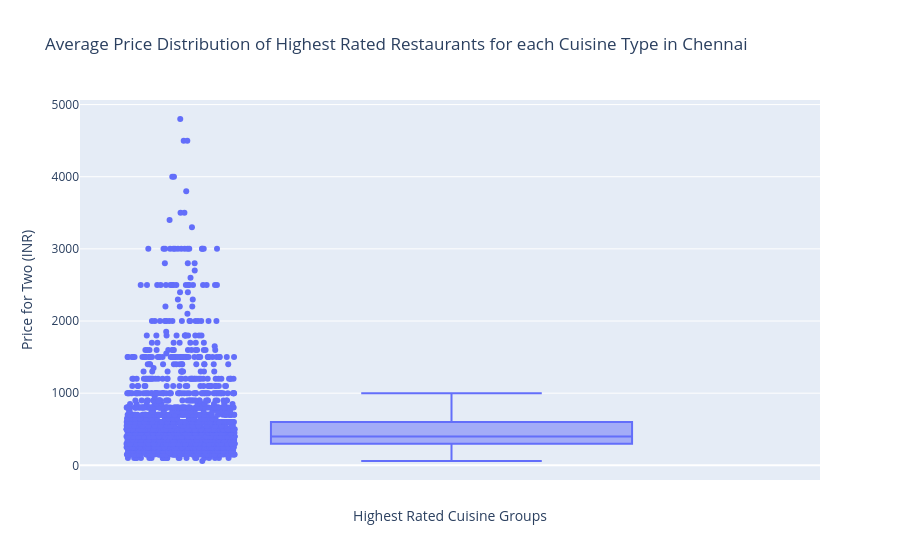

The code cell stored with this chart in its notebook:
### Code cell
# 4. Generate a simple box plot to show the cost distribution of these top-tier restaurants
fig = px.box(
    highest_rated_cuisine_df,
    y='Price for 2',
    title='Average Price Distribution of Highest Rated Restaurants for each Cuisine Type in Chennai',
    points='all' # Displays individual restaurant data points next to the box plot for visibility
)

# 5. Clean up axis labels
fig.update_layout(
    yaxis_title='Price for Two (INR)',
    xaxis_title='Highest Rated Cuisine Groups'
)

fig.show()

### Figure 1 — Plotly figure (JSON) as saved in the notebook; plotly's stock layout.template omitted (floating-point values rounded to 4 significant figures; data arrays with more than 128 entries replaced by an {"elided": "..."} marker saying what was removed)
{"data": [{"alignmentgroup": "True", "boxpoints": "all", "hovertemplate": "Price for 2=%{y}<extra></extra>", "legendgroup": "", "marker": {"color": "#636efa"}, "name": "", "notched": false, "offsetgroup": "", "orientation": "v", "showlegend": false, "type": "box", "x0": " ", "xaxis": "x", "y": {"elided": "2423 float values"}, "y0": " ", "yaxis": "y"}], "layout": {"boxmode": "group", "legend": {"tracegroupgap": 0}, "title": {"text": "Average Price Distribution of Highest Rated Restaurants for each Cuisine Type in Chennai"}, "xaxis": {"anchor": "y", "domain": [0, 1], "title": {"text": "Highest Rated Cuisine Groups"}}, "yaxis": {"anchor": "x", "domain": [0, 1], "title": {"text": "Price for Two (INR)"}}}}
